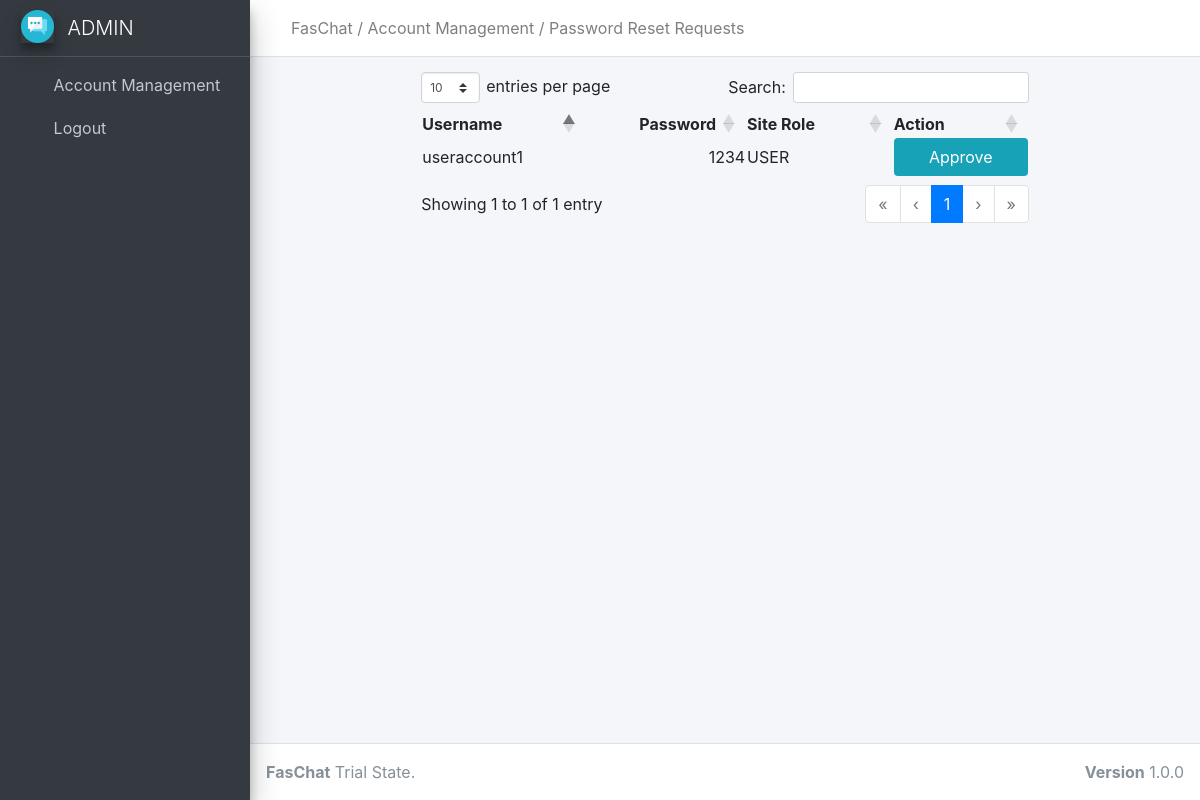
/pages/forpasswordreset_user.php (signed in), run on the app's committed database.
### tables this page shows
CREATE TABLE `user_accounts` (
  `id` int(255) NOT NULL,
  `username` varchar(255) NOT NULL,
  `password` varchar(255) NOT NULL,
  `site_role` varchar(255) NOT NULL DEFAULT 'USER',
  `approved` tinyint(1) NOT NULL DEFAULT 0,
  `reset_password` tinyint(1) NOT NULL DEFAULT 0,
  `reset_password_approved` tinyint(1) NOT NULL DEFAULT 0,
  `exposed` tinyint(1) NOT NULL DEFAULT 0
);

### php_static/forpasswordresetusers_table_get.php (the view, shortened to what this page needs)
<table id="ForPasswordResetUserTable">
    <thead>
        <tr>
            <th>Username</th>
            <th>Password</th>
            <th>Site Role</th>
            <th>Action</th>
        </tr>
    </thead>
<tbody id="ForPasswordResetUserTable">
<?php
    require '../php_api/db_connection.php';
    $sql = "SELECT id, username, password, reset_password, site_role FROM user_accounts WHERE reset_password = '1'";
    $stmt = $conn->prepare($sql);
    $stmt->execute();
    foreach($stmt->fetchALL() as $x){
        echo '
            <tr>
                <td>' . $x['username'] . '</td>
                <td>' . $x['password'] . '</td>
                <td>' . $x['site_role'] . '</td>
                <td>
                    <form action="../php_api/approve_resetpassword_api.php" method="POST">
                        <input type="hidden" value="' . $x['id'] . '" name="id" readonly>
                        <button type="submit" class="btn bg-info btn-block" name="ResetPassword">Approve</button>
                    </form>
                </td>
            </tr>
        ';
    }
?>
    </tbody>
</table>
</div>

### data on the page
user_accounts: username "useraccount1", password "1234", site_role "USER"

### other printed values
$directory "/ Account Management / Password Reset Requests"
